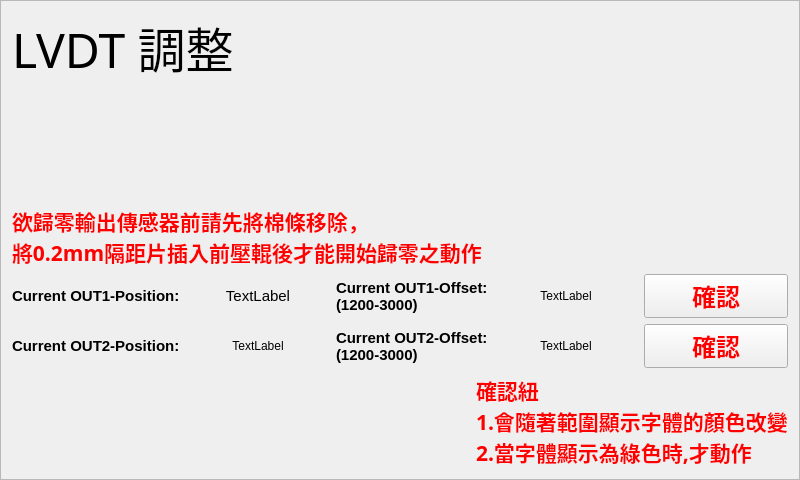
  <widget class="QFrame" name="lvdt">
   <property name="geometry">
    <rect>
     <x>0</x>
     <y>0</y>
     <width>800</width>
     <height>480</height>
    </rect>
   </property>
   <property name="minimumSize">
    <size>
     <width>800</width>
     <height>480</height>
    </size>
   </property>
   <property name="autoFillBackground">
    <bool>true</bool>
   </property>
   <property name="frameShape">
    <enum>QFrame::StyledPanel</enum>
   </property>
   <property name="frameShadow">
    <enum>QFrame::Raised</enum>
   </property>
   <layout class="QVBoxLayout" name="verticalLayout_7">
    <item>
     <widget class="QLabel" name="label_11">
      <property name="font">
       <font>
        <family>標楷體</family>
        <pointsize>36</pointsize>
       </font>
      </property>
      <property name="text">
       <string>LVDT 調整</string>
      </property>
     </widget>
    </item>
    <item>
     <spacer name="verticalSpacer">
      <property name="orientation">
       <enum>Qt::Vertical</enum>
      </property>
      <property name="sizeHint" stdset="0">
       <size>
        <width>20</width>
        <height>40</height>
       </size>
      </property>
     </spacer>
    </item>
    <item>
     <layout class="QVBoxLayout" name="verticalLayout_2">
      <item>
       <widget class="QLabel" name="label_46">
        <property name="font">
         <font>
          <family>微軟正黑體</family>
          <pointsize>16</pointsize>
          <weight>75</weight>
          <bold>true</bold>
         </font>
        </property>
        <property name="styleSheet">
         <string notr="true">color:rgb(255, 0, 0)</string>
        </property>
        <property name="text">
         <string>欲歸零輸出傳感器前請先將棉條移除，
將0.2mm隔距片插入前壓輥後才能開始歸零之動作</string>
        </property>
       </widget>
      </item>
      <item>
       <layout class="QGridLayout" name="gridLayout_5">
        <item row="1" column="0">
         <widget class="QLabel" name="label_48">
          <property name="font">
           <font>
            <family>Arial</family>
            <pointsize>11</pointsize>
            <weight>75</weight>
            <bold>true</bold>
           </font>
          </property>
          <property name="text">
           <string>Current OUT2-Position:</string>
          </property>
         </widget>
        </item>
        <item row="0" column="4">
         <widget class="QPushButton" name="pushButton_7">
          <property name="font">
           <font>
            <family>微軟正黑體</family>
            <pointsize>18</pointsize>
            <weight>75</weight>
            <bold>true</bold>
           </font>
          </property>
          <property name="styleSheet">
           <string notr="true">color:rgb(255, 0, 0)</string>
          </property>
          <property name="text">
           <string>確認</string>
          </property>
          <property name="autoRepeatDelay">
           <number>297</number>
          </property>
         </widget>
        </item>
        <item row="1" column="4">
         <widget class="QPushButton" name="pushButton_6">
          <property name="font">
           <font>
            <family>微軟正黑體</family>
            <pointsize>18</pointsize>
            <weight>75</weight>
            <bold>true</bold>
           </font>
          </property>
          <property name="styleSheet">
           <string notr="true">color:rgb(255, 0, 0)</string>
          </property>
          <property name="text">
           <string>確認</string>
          </property>
          <property name="autoRepeatDelay">
           <number>297</number>
          </property>
         </widget>
        </item>
        <item row="0" column="2">
         <widget class="QLabel" name="label_47">
          <property name="font">
           <font>
            <family>Arial</family>
            <pointsize>11</pointsize>
            <weight>75</weight>
            <bold>true</bold>
           </font>
          </property>
          <property name="text">
           <string>Current OUT1-Offset:
(1200-3000)</string>
          </property>
         </widget>
        </item>
        <item row="0" column="0">
         <widget class="QLabel" name="label_49">
          <property name="font">
           <font>
            <family>Arial</family>
            <pointsize>11</pointsize>
            <weight>75</weight>
            <bold>true</bold>
           </font>
          </property>
          <property name="text">
           <string>Current OUT1-Position:</string>
          </property>
         </widget>
        </item>
        <item row="1" column="2">
         <widget class="QLabel" name="label_50">
          <property name="font">
           <font>
            <family>Arial</family>
            <pointsize>11</pointsize>
            <weight>75</weight>
            <bold>true</bold>
           </font>
          </property>
          <property name="text">
           <string>Current OUT2-Offset:
(1200-3000)</string>
          </property>
         </widget>
        </item>
        <item row="0" column="3">
         <widget class="QLabel" name="label_51">
          <property name="text">
           <string>TextLabel</string>
          </property>
          <property name="alignment">
           <set>Qt::AlignCenter</set>
          </property>
         </widget>
        </item>
        <item row="1" column="3">
         <widget class="QLabel" name="label_52">
          <property name="text">
           <string>TextLabel</string>
          </property>
          <property name="alignment">
           <set>Qt::AlignCenter</set>
          </property>
         </widget>
        </item>
        <item row="0" column="1">
         <widget class="QLabel" name="label_54">
          <property name="font">
           <font>
            <family>Arial</family>
            <pointsize>11</pointsize>
           </font>
          </property>
          <property name="text">
           <string>TextLabel</string>
          </property>
          <property name="alignment">
           <set>Qt::AlignCenter</set>
          </property>
         </widget>
        </item>
        <item row="1" column="1">
         <widget class="QLabel" name="label_55">
          <property name="text">
           <string>TextLabel</string>
          </property>
          <property name="alignment">
           <set>Qt::AlignCenter</set>
          </property>
         </widget>
        </item>
       </layout>
      </item>
      <item>
       <layout class="QHBoxLayout" name="horizontalLayout_8">
        <item>
         <spacer name="horizontalSpacer_12">
          <property name="orientation">
           <enum>Qt::Horizontal</enum>
          </property>
          <property name="sizeHint" stdset="0">
           <size>
            <width>20</width>
            <height>20</height>
           </size>
          </property>
         </spacer>
        </item>
        <item>
         <widget class="QLabel" name="label_53">
          <property name="font">
           <font>
            <family>微軟正黑體</family>
            <pointsize>16</pointsize>
            <weight>75</weight>
            <bold>true</bold>
           </font>
          </property>
          <property name="styleSheet">
           <string notr="true">color:rgb(255, 0, 0)</string>
          </property>
          <property name="text">
           <string>確認紐
1.會隨著範圍顯示字體的顏色改變
2.當字體顯示為綠色時,才動作</string>
          </property>
         </widget>
        </item>
       </layout>
      </item>
     </layout>
    </item>
   </layout>
  </widget>
